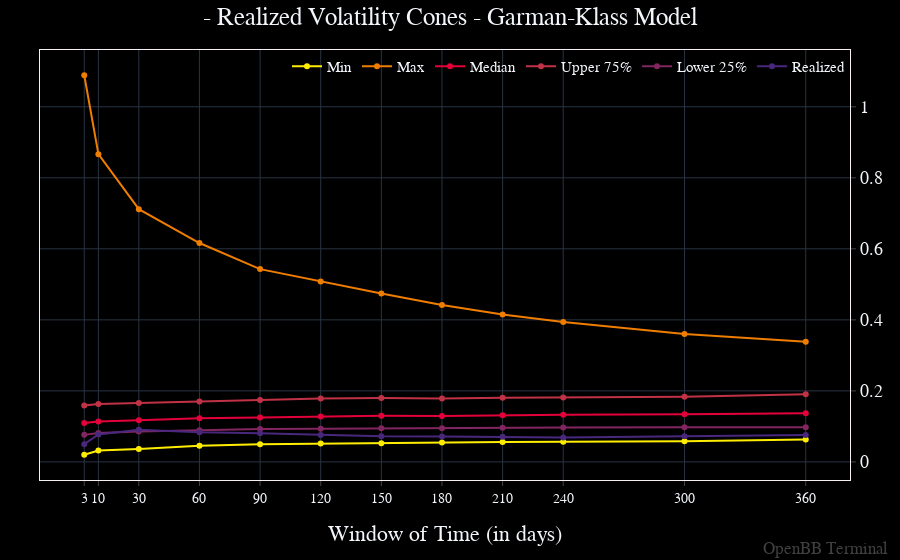

Notebook cell for this chart:
### Code cell
openbb.ta.cones_chart(df, model = 'Garman-Klass')

### Figure 1 — Plotly figure (JSON) as saved in the notebook; plotly's stock layout.template omitted (floating-point values rounded to 4 significant figures)
{"data": [{"hovertemplate": "%{y}<extra></extra>", "name": "Min", "type": "scatter", "x": [3, 10, 30, 60, 90, 120, 150, 180, 210, 240, 300, 360], "y": [0.02019, 0.0322, 0.03669, 0.04566, 0.04987, 0.052, 0.05271, 0.05439, 0.05644, 0.05676, 0.05829, 0.06326]}, {"hovertemplate": "%{y}<extra></extra>", "name": "Max", "type": "scatter", "x": [3, 10, 30, 60, 90, 120, 150, 180, 210, 240, 300, 360], "y": [1.089, 0.8665, 0.7116, 0.6164, 0.5429, 0.5082, 0.474, 0.4419, 0.4152, 0.394, 0.3599, 0.3386]}, {"hovertemplate": "%{y}<extra></extra>", "name": "Median", "type": "scatter", "x": [3, 10, 30, 60, 90, 120, 150, 180, 210, 240, 300, 360], "y": [0.1094, 0.1141, 0.1175, 0.1229, 0.1253, 0.1276, 0.13, 0.129, 0.1315, 0.1328, 0.134, 0.1369]}, {"hovertemplate": "%{y}<extra></extra>", "name": "Upper 75%", "type": "scatter", "x": [3, 10, 30, 60, 90, 120, 150, 180, 210, 240, 300, 360], "y": [0.1588, 0.1629, 0.1659, 0.1701, 0.1741, 0.1782, 0.1798, 0.1786, 0.1808, 0.1812, 0.1832, 0.1903]}, {"hovertemplate": "%{y}<extra></extra>", "name": "Lower 25%", "type": "scatter", "x": [3, 10, 30, 60, 90, 120, 150, 180, 210, 240, 300, 360], "y": [0.07618, 0.08116, 0.08588, 0.0893, 0.09238, 0.09327, 0.09473, 0.09497, 0.09594, 0.09703, 0.0977, 0.09785]}, {"hovertemplate": "%{y}<extra></extra>", "name": "Realized", "type": "scatter", "x": [3, 10, 30, 60, 90, 120, 150, 180, 210, 240, 300, 360], "y": [0.04999, 0.07744, 0.09044, 0.08353, 0.08079, 0.07599, 0.07207, 0.07163, 0.0711, 0.06879, 0.0725, 0.07577]}], "layout": {"annotations": [{"font": {"color": "gray", "size": 17}, "opacity": 0.5, "text": "OpenBB Terminal", "x": 1, "xanchor": "right", "xref": "paper", "xshift": 40, "y": 0, "yanchor": "bottom", "yref": "paper", "yshift": -80}], "bargap": 0, "bargroupgap": 0, "barmode": "overlay", "hoverdistance": 2, "legend": {"groupclick": "toggleitem", "orientation": "h", "tracegroupgap": 133.3, "x": 1, "xanchor": "right", "y": 1, "yanchor": "top"}, "margin": {"b": 80, "l": 40, "r": 50, "t": 50}, "modebar": {"activecolor": "#d1030d", "bgcolor": "#2A2A2A", "color": "#FFFFFF", "orientation": "v"}, "newshape": {"line": {"color": "gold"}}, "spikedistance": 2, "title": {"text": " - Realized Volatility Cones - Garman-Klass Model", "x": 0.5}, "xaxis": {"tickmode": "array", "ticktext": [3, 10, 30, 60, 90, 120, 150, 180, 210, 240, 300, 360], "tickvals": [3, 10, 30, 60, 90, 120, 150, 180, 210, 240, 300, 360], "title": {"text": "Window of Time (in days)"}}}}
